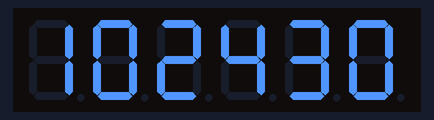
This sketch was run on a simulated Arduino Uno, built with avr-gcc and run on an emulated ATmega328P. Shown: 6-digit seven-segment display. Wiring (inferred from the names in the program): 6-digit 7-segment display, segments lit when HIGH: segments pin 2, pin 3, pin 4, pin 5, pin 6, pin 7, pin 8; digit selects pin 9, pin 10, pin 11, pin 12, pin 13, A0. The local clock reads 2024-03-15 10:24:30 at power-on unless the sketch sets it; the segment pins are drawn as the display they are named for.

Above: at 0.1 s.
At 6.1 s:
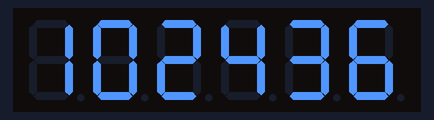
At 9.2 s:
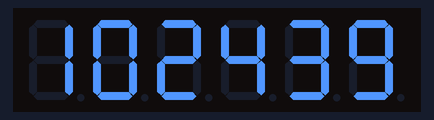
At 18.2 s:
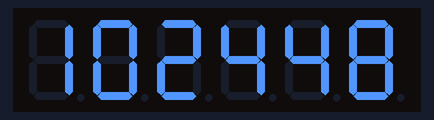
At 28.1 s:
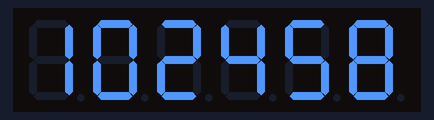
At 38.1 s:
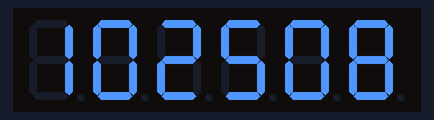

The sketch:

rtc-clock.ino
```cpp
#include <Wire.h>
#include <RTClib.h>

RTC_DS3231 rtc;

// Segment pin definitions (A to G)
const int segmentPins[7] = {2, 3, 4, 5, 6, 7, 8};
// Digit control pins
const int digitPins[6] = {9, 10, 11, 12, 13, A0};

void setup() {
  for (int i = 0; i < 7; i++) {
    pinMode(segmentPins[i], OUTPUT);
  }
  for (int i = 0; i < 6; i++) {
    pinMode(digitPins[i], OUTPUT);
  }
  Wire.begin();
  rtc.begin();

  if (!rtc.begin()) {
    Serial.println("Couldn't find RTC");
    while (1);
  }

  if (rtc.lostPower()) {
    Serial.println("RTC lost power, setting the time!");
    rtc.adjust(DateTime(F(__DATE__), F(__TIME__)));
  }

}

void displayNumber(int digit, int number) {
  const byte segments[10][7] = {
    {HIGH, HIGH, HIGH, HIGH, HIGH, HIGH, LOW},    // 0
    {LOW, HIGH, HIGH, LOW, LOW, LOW, LOW},       // 1
    {HIGH, HIGH, LOW, HIGH, HIGH, LOW, HIGH},    // 2
    {HIGH, HIGH, HIGH, HIGH, LOW, LOW, HIGH},    // 3
    {LOW, HIGH, HIGH, LOW, LOW, HIGH, HIGH},     // 4
    {HIGH, LOW, HIGH, HIGH, LOW, HIGH, HIGH},    // 5
    {HIGH, LOW, HIGH, HIGH, HIGH, HIGH, HIGH},   // 6
    {HIGH, HIGH, HIGH, LOW, LOW, LOW, LOW},      // 7
    {HIGH, HIGH, HIGH, HIGH, HIGH, HIGH, HIGH},  // 8
    {HIGH, HIGH, HIGH, HIGH, LOW, HIGH, HIGH}     // 9
  };

  // Turn off all digits
  for (int i = 0; i < 6; i++) {
    digitalWrite(digitPins[i], HIGH);
  }

  // Turn on the segments for the specific number
  for (int i = 0; i < 7; i++) {
    digitalWrite(segmentPins[i], segments[number][i]);
  }

  // Turn on the specific digit
  digitalWrite(digitPins[digit], LOW);
  delay(5); // Briefly delay to show the digit
  digitalWrite(digitPins[digit], HIGH);
}

void loop() {
  DateTime now = rtc.now();  // Get the current time from the RTC

  int hour = now.hour();
  int minute = now.minute();
  int second = now.second();

  // Display hours
  displayNumber(0, hour / 10);
  displayNumber(1, hour % 10);

  // Display minutes
  displayNumber(2, minute / 10);
  displayNumber(3, minute % 10);

  // Display seconds
  displayNumber(4, second / 10);
  displayNumber(5, second % 10);
}
```

Measured:
- what the display in image 0 shows lasts 1.0 s, from 0.1 s to 1.1 s
- what the display in image 1 shows lasts 1.0 s, from 6.1 s to 7.1 s
